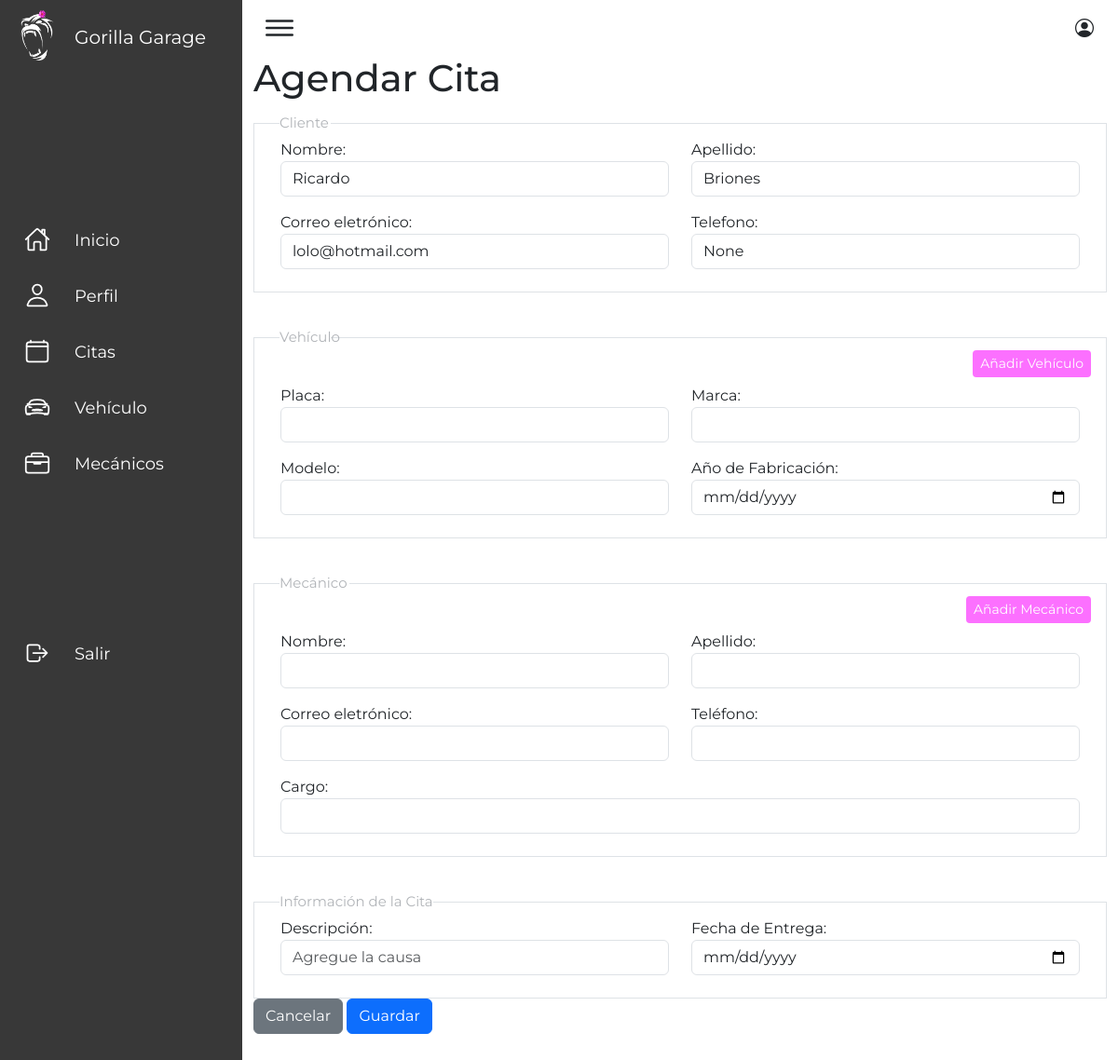
/citas/añadir (signed in), run on the app's committed database.
### usuario/models.py (models this page shows, shortened)
class Profile(models.Model):
    user=models.OneToOneField(User,on_delete=models.CASCADE)
    direccion=models.CharField(max_length=150,blank=True,null=True,verbose_name="direccion")
    telefono=models.CharField(max_length=10,blank=True,null=True,verbose_name="telefono")
    ocupacion=models.CharField(max_length=30,blank=True,null=True,verbose_name="ocupacion")
    fechanacimiento=models.DateField(blank=True,null=True,verbose_name="fecha de nacimiento")
    class Meta:
        verbose_name = 'perfil'
        verbose_name_plural = 'perfiles'

### cita/forms.py
class CitasForm(forms.ModelForm):
    descripcion =forms.CharField(
        widget=forms.TextInput(
            attrs={
                'class': 'form-control',
                'type' : "text",
                'id' : "descripcion",
                "name":"descripcion",
                'placeholder' : "Agregue la causa"
            }
        )
    )
    entrega=forms.CharField(
        widget=forms.TextInput(
            attrs={
                'class': 'form-control',
                'type' : "date",
                'id' : "entrega",
                'placeholder' : ""
            }
        )
    )
    class Meta:
        model = Citas
        fields = '__all__'

### cita/views.py (called while the page is built, shortened)
def citaAdd(request):
    usuario = get_object_or_404(User, pk = request.user.id)
    perfil = get_object_or_404(Profile, user=usuario.id)
    vehiculos = Vehiculo.objects.filter(duenio=perfil.id)
    mecanicos = Mecanico.objects.all()
    data = { 'form': CitasForm(), 'usuario': usuario, 'mecanicos':mecanicos,
        'profile': perfil,
        'vehiculos': vehiculos }
    return render(request, "cita/citaAdd.html", data)

### cita/templates/cita/citaAdd.html (shortened to what this page needs)
{% extends 'core/base.html' %}
{% block content %}
<div class="container-xxl">
    <h1 class="mb-3">Agendar Cita </h1>
    <div class="">
        <form method='post' class="pb-5">
            <div class="container-fluid border bloque mt-4">
                <div style='height:20px;'>
                    <p
                        style="color: #b1b4b8; margin-top:-12px; width: 55px; margin-left:15px; font-size:15px; background:white;">
                        Cliente
                    </p>
                </div>
                <div class="row ps-3 pe-3 pb-4">
                    <div class="col-sm-6 mt-2">
                        <label>Nombre: </label>
                        <input class="form-control" type="text" value="{{ profile.user.first_name }}">
                    </div>
                    <div class="col-sm-6 mt-2">
                        <label>Apellido:</label>
                        <input class="form-control" type="text" value="{{ profile.user.last_name }}">
                    </div>
                    <div class="col-sm-6 mt-3">
                        <label>Correo eletrónico:</label>
                        <input class="form-control" type="email" value="{{ profile.user.email }}">
                    </div>
                    <div class="col-sm-6 mt-3">
                        <label>Telefono:</label>
                        <input class="form-control" type="text" value="{{ profile.telefono }}">
                    </div>
                </div>
            </div>
            <div class="container-fluid border bloque mt-5">
                <div style='height:20px;'>
                    <p
                        style="color: #b1b4b8; margin-top:-12px; width: 55px; margin-left:15px; font-size:15px; background:white;">
                        Vehículo
                    </p>
                </div>
                <div class="row ps-3 pe-3 pb-4">
                    <div class="divsobre">
                        <div class="sobre">
                            <button type="button" class="btn btn-primary botonAceptar btn-sm" data-bs-toggle="modal" data-bs-target="#Vehiculo">
                                Añadir Vehículo
                              </button>
                        </div>
                    </div>
                    <div class="col-sm-6 mt-2">
                        <label>Placa:</label>
                        <input class="form-control" type="text" value="" id="vehiculoPlaca">
                    </div>
                    <div class="col-sm-6 mt-2">
                        <label>Marca:</label>
                        <input class="form-control" type="text" value="" id="vehiculoMarca">
                    </div>
                    <div class="col-sm-6 mt-3">
                        <label>Modelo:</label>
                        <input class="form-control" type="text" value="" id="vehiculoModelo">
                    </div>
                    <div class="col-sm-6 mt-3">
                        <label>Año de Fabricación:</label>
                        <input class="form-control" type="date" value="" id="vehiculoAnio">
                    </div>
                </div>
            </div>
            <div class="container-fluid border bloque mt-5">
                <div style='height:20px;'>
                    <p
                        style="color: #b1b4b8; margin-top:-12px; width: 75px; margin-left:15px; font-size:15px; background:white;">
                        Mecánico
                    </p>
                </div>
                <div class="row ps-3 pe-3 pb-4">
                    <div class="divsobre">
                        <div class="sobre">
                            <button type="button" class="btn btn-primary botonAceptar btn-sm" data-bs-toggle="modal" data-bs-target="#Mecanico">
                                Añadir Mecánico
                              </button>
                        </div>
                    </div>
                    <div class="col-sm-6 mt-2">
                        <label>Nombre:</label>
                        <input class="form-control" type="text" id="nombreMecanico">
                    </div>
                    <div class="col-sm-6 mt-2">
                        <label>Apellido:</label>
                        <input class="form-control" type="text" id="apellidoMecanico">
                    </div>
                    <div class="col-sm-6 mt-3">
                        <label>Correo eletrónico:</label>
                        <input class="form-control" type="email" id="emailMecanico">
                    </div>
                    <div class="col-sm-6 mt-3">
                        <label>Teléfono:</label>
                        <input class="form-control" type="text" id="telefonoMecanico">
                    </div>
                    <div class="col-sm-12 mt-3">
                        <label>Cargo:</label>
                        <input class="form-control" type="text"  id="cargoMecanico">
                    </div>
                </div>
            </div>
            <div class="container-fluid border bloque mt-5">
                <div style='height:20px;'>
                    <p
                        style="color: #b1b4b8; margin-top:-12px; width: 165px; margin-left:15px; font-size:15px; background:white;">
                        Información de la Cita
                    </p>
                </div>
                <div class="row ps-3 pe-3 pb-4">
                    <div class="col-sm-6 mt-2">
                        <label>Descripción:</label>
                        {{form.descripcion}}
                    </div>
                    <div class="col-sm-6 mt-2">
                        <label>Fecha de Entrega:</label>
                        {{form.entrega}}
                    </div>
                </div>
            </div>
            <a class="btn btn-secondary" href="{% url 'vehiculo' %}" role="button">Cancelar</a>
            <button type="submit" class="btn btn-primary">Guardar</button>
        </form>
    </div>
</div>
{% endblock %}

### core/static/core/css/main.css (style rules this page uses)
* { font-family: 'Montserrat', sans-serif; margin: 0; padding: 0; box-sizing: border-box; }
:root { --delete: rgb(172, 0, 0); --blue2: #3dcbd8; --blue: rgba(0, 0, 0, 0.78); --white: #fff; --gray: #f5f5f5; --black1: #111113; --black2: #934d85; --crema: #DEB297; --cafe: #7B7066; --morado: rgb(250, 0, 255, 0.56); --morado2: #FE33E5; }
body { min-height: 100vh; overflow-y: auto; }
.botonAceptar { background: var(--blue); background: var(--morado); border: var(--morado2); }
.divsobre { position: relative; margin-top: 5px; width: 100%; display: flex; color: red; font-size: 16px; font-weight: bold; justify-content: flex-end; align-items: center; padding: 0px; }
.sobre { position: relative; display: flex; justify-content: flex-end; }

### data on the page
Profile: user.first_name "Ricardo", user.last_name "Briones", user.email "lolo@hotmail.com", telefono "None"
